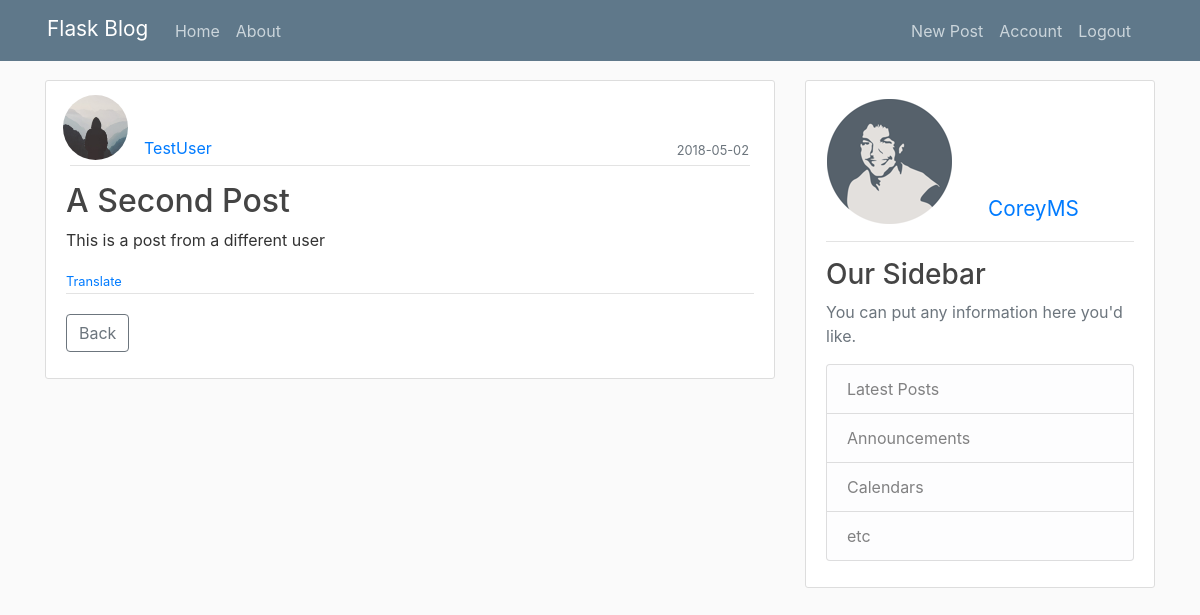
The app's page /post/2 (signed in) with its own data.
### flaskblog/models.py (models this page shows, shortened)
class User(db.Model, UserMixin):
    id = db.Column(db.Integer, primary_key=True)
    username = db.Column(db.String(20), unique=True, nullable=False)
    email = db.Column(db.String(120), unique=True, nullable=False)
    image_file = db.Column(db.String(20), nullable=False, default='default.jpg')
    password = db.Column(db.String(60), nullable=False)
    posts = db.relationship('Post', backref='author', lazy=True)

class Post(db.Model):
    id = db.Column(db.Integer, primary_key=True)
    title = db.Column(db.String(100), nullable=False)
    date_posted = db.Column(db.DateTime, nullable=False, default=datetime.utcnow)
    content = db.Column(db.Text, nullable=False)
    user_id = db.Column(db.Integer, db.ForeignKey('user.id'), nullable=False)
    lang = db.Column(db.Text, nullable=False)

### flaskblog/posts/routes.py (the view)
@posts.route("/post/<int:post_id>")
def post(post_id):
    post = Post.query.get_or_404(post_id)
    translate = fl.post_to_translate[:]
    fl.post_to_translate = [None]
    return render_template('post.html', title=post.title, post=post, lflag=fl.current_lang, translate=translate)

### flaskblog/locale.py (called while the page is built)
def get_locale():
    return current_lang

### flaskblog/models.py (called while the page is built)
@login_manager.user_loader
def load_user(user_id):
    return User.query.get(int(user_id))

### flaskblog/templates/post.html (shortened to what this page needs)
{% extends "layout.html" %}
{% block content %}
    <article class="media content-section">
        <div class="media-body">
            <div class="article-metadata row justify-content-between m-1">
                <div class="row">
                    <img class="rounded-circle article-img mb-1 ml-2" src="{{ url_for('static', filename='profile_pics/' + post.author.image_file) }}">
                    <a class="align-self-end mb-1" href="{{ url_for('users.user_posts', username=post.author.username) }}">{{ post.author.username }}</a>
                </div>
                <div class="row">
                    <small class="align-self-end mb-1 mr-3 text-muted">{{ post.date_posted.strftime("%Y-%m-%d") }}</small>
                </div>
            </div>
            <div class="article-metadata mt-3">
                {% if translate[0] == post.id %}
                    <h2><a class="article-title" href="{{ url_for('posts.post', post_id=post.id) }}">{{ translate[1] }}</a></h2>
                    <p class="article-content">{{ translate[2] }}</p>
                {% else %}
                    <h2 class="article-title">{{ post.title }}</h2>
                    <p class="article-content">{{ post.content }}</p>
                {% endif %}
                {% if post.lang != lflag %}
                    <small class="text-muted">
                        {% if translate[0] == post.id %}
                            <a href="{{ url_for('posts.post', post_id=post.id) }}">{{ _("Back to original") }}</a>
                        {% else %}
                            <a href="{{ url_for('main.translate', post_id=post.id) }}">{{ _("Translate") }}</a>
                        {% endif %}
                    </small>
                {% endif %}
            </div>
            {% if post.author == current_user %}
            <!-- [% if post.author == current_user %]: podmínka, je-li autorem příspěvku přihlášený uživatel [jinja2]->
                <div class="d-flex justify-content-between mt-3 mb-3">
                    <div class="mt-1 mb-1">
                        <a class="btn btn-secondary" href="{{ url_for('posts.update_post', post_id=post.id) }}">{{ _("Update") }}</a>
                        <button type="button" class="btn btn-danger" data-toggle="modal" data-target="#deleteModal">{{ _("Delete") }}</button>
                    </div>
                    <div>
                        <button class="btn btn-outline-secondary mt-1" type="button" onclick="history.back()">{{ _("Back") }}</button>
                    </div>
                </div>
            {% else %}
                <button class="btn btn-outline-secondary mt-3 mb-3" type="button" onclick="history.back()">{{ _("Back") }}</button>
            {% endif %}
        </div>
    </article>
{% endblock content %}

### flaskblog/templates/side_panel.html (shortened to what this page needs)
<div class="col-md-4">
    <div class="content-section">
        {% if links %}
            <div class="article-metadata mb-3">
                <h3 class="mt-2 mb-3">{{ _("Links") }}</h3>
                <p class="text-muted">{{ _("Here are some links you might find useful") }}</p>
            </div>
            <div class="article-metadata mb-3">
                {% if lflag == "en" %}
                    <p><a href={{ url_for('posts.post', post_id='28') }} >{{ _("What you can do here?") }}</a></p>
                    <p><a href={{ url_for('posts.post', post_id='30') }} >{{ _("The changes I made") }}</a></p>
                    <p><a href={{ url_for('posts.post', post_id='32') }} >{{ _("A known issue") }}</a></p>
                {% else %}
                    <p><a href={{ url_for('posts.post', post_id='29') }} >{{ _("What you can do here?") }}</a></p>
                    <p><a href={{ url_for('posts.post', post_id='31') }} >{{ _("The changes I made") }}</a></p>
                    <p><a href={{ url_for('posts.post', post_id='31') }} >{{ _("A known issue") }}</a></p>
                {% endif %}
            </div>
            {% for name, url, trgt, description in links %}
                <p><a href={{ url }} target={{ trgt }}>{{ name }}</a><br><small class="text-muted">{{ description }}</small></p>
            {% endfor %}
        {% else %}
            {% if current_user.is_authenticated %}
                <div class="article-metadata mb-3">
                    <div class="row">
                        <img class="account-img rounded ml-3 mb-3 mt-2" src="{{ url_for('static', filename='profile_pics/' + current_user.image_file) }}">
                        <a class="align-self-end sp-name ml-3 mb-3" href="{{ url_for('users.user_posts', username=current_user.username) }}">{{ current_user.username }}</a>
                    </div>
                </div>
                {% include "side_panel_old.html" %}
            {% endif %}
        {% endif %}
    </div>
</div>

### flaskblog/static/main.css (style rules this page uses)
.sp-name { font-size: 1.3em; }
body { background: #fafafa; color: #333333; margin-top: 5rem; }
h1, h2, h3, h4, h5, h6 { color: #444444; }
.content-section { background: #ffffff; padding: 10px 20px; border: 1px solid #dddddd; border-radius: 3px; margin-bottom: 20px; }
.article-title { color: #444444; }
.article-content { white-space: pre-line; }
.article-img { height: 65px; width: 65px; margin-right: 16px; }
.article-metadata { padding-bottom: 1px; margin-bottom: 4px; border-bottom: 1px solid #e3e3e3 }
.account-img { height: 125px; width: 125px; margin-right: 20px; margin-bottom: 16px; }

### records on screen
User: image_file (placeholder picture), author.username "TestUser"
Post: date_posted "2018-05-02", title "A Second Post", content "This is a post from a different user"
User: image_file (picture), username "CoreyMS"
